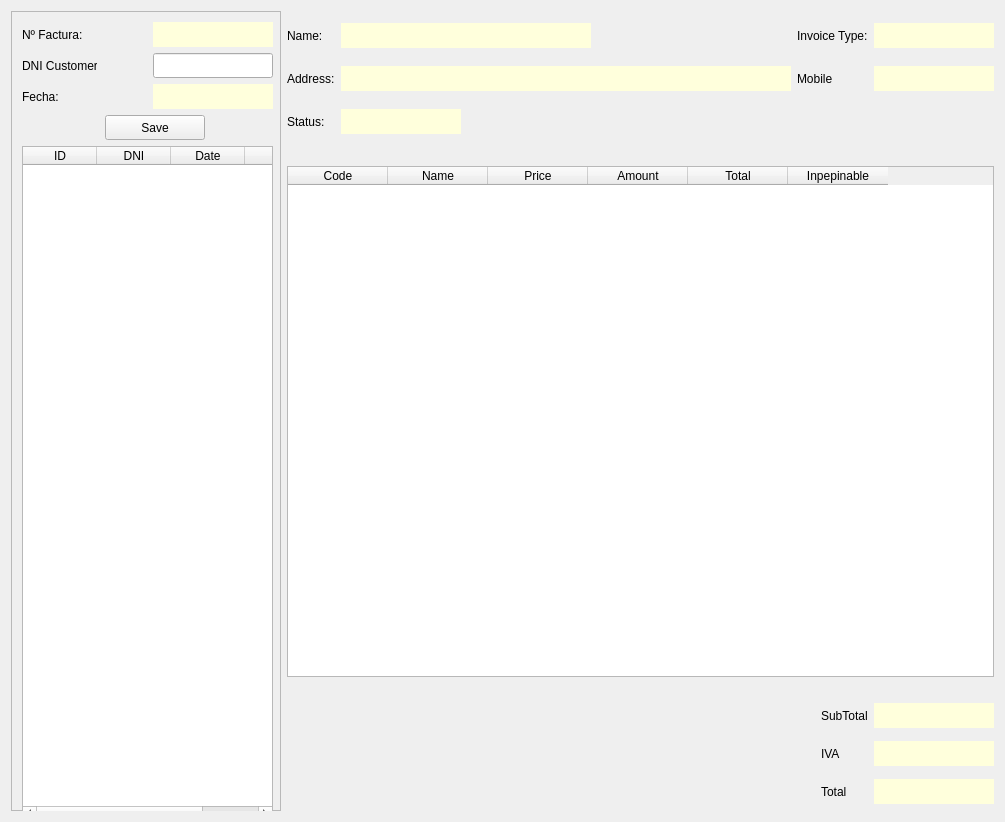
      <widget class="QWidget" name="tab_2">
       <attribute name="title">
        <string>Invoicing</string>
       </attribute>
       <layout class="QGridLayout" name="gridLayout_2">
        <item row="0" column="0" rowspan="3">
         <widget class="QFrame" name="frmFac">
          <property name="minimumSize">
           <size>
            <width>270</width>
            <height>800</height>
           </size>
          </property>
          <property name="maximumSize">
           <size>
            <width>270</width>
            <height>16777215</height>
           </size>
          </property>
          <property name="frameShape">
           <enum>QFrame::StyledPanel</enum>
          </property>
          <property name="frameShadow">
           <enum>QFrame::Raised</enum>
          </property>
          <widget class="QWidget" name="layoutWidget">
           <property name="geometry">
            <rect>
             <x>11</x>
             <y>11</y>
             <width>251</width>
             <height>837</height>
            </rect>
           </property>
           <layout class="QGridLayout" name="gridLayout_7">
            <item row="1" column="0" colspan="2">
             <widget class="QLabel" name="label_2">
              <property name="maximumSize">
               <size>
                <width>75</width>
                <height>16777215</height>
               </size>
              </property>
              <property name="text">
               <string>DNI Customer:</string>
              </property>
             </widget>
            </item>
            <item row="4" column="0" colspan="4">
             <widget class="QTableWidget" name="tableInvoiceList">
              <property name="minimumSize">
               <size>
                <width>0</width>
                <height>675</height>
               </size>
              </property>
              <property name="maximumSize">
               <size>
                <width>900</width>
                <height>675</height>
               </size>
              </property>
              <property name="editTriggers">
               <set>QAbstractItemView::NoEditTriggers</set>
              </property>
              <property name="alternatingRowColors">
               <bool>true</bool>
              </property>
              <property name="selectionBehavior">
               <enum>QAbstractItemView::SelectRows</enum>
              </property>
              <attribute name="horizontalHeaderDefaultSectionSize">
               <number>74</number>
              </attribute>
              <attribute name="verticalHeaderVisible">
               <bool>false</bool>
              </attribute>
              <column>
               <property name="text">
                <string>ID</string>
               </property>
              </column>
              <column>
               <property name="text">
                <string>DNI</string>
               </property>
              </column>
              <column>
               <property name="text">
                <string>Date</string>
               </property>
              </column>
              <column>
               <property name="text">
                <string>Del</string>
               </property>
              </column>
             </widget>
            </item>
            <item row="0" column="0" colspan="2">
             <widget class="QLabel" name="label">
              <property name="maximumSize">
               <size>
                <width>75</width>
                <height>16777215</height>
               </size>
              </property>
              <property name="text">
               <string>Nº Factura:</string>
              </property>
             </widget>
            </item>
            <item row="0" column="2" colspan="2">
             <widget class="QLabel" name="lblNumFac">
              <property name="minimumSize">
               <size>
                <width>0</width>
                <height>25</height>
               </size>
              </property>
              <property name="maximumSize">
               <size>
                <width>120</width>
                <height>25</height>
               </size>
              </property>
              <property name="styleSheet">
               <string notr="true">background-color: rgb(255, 255, 220);</string>
              </property>
              <property name="text">
               <string/>
              </property>
              <property name="alignment">
               <set>Qt::AlignCenter</set>
              </property>
             </widget>
            </item>
            <item row="2" column="2" colspan="2">
             <widget class="QLabel" name="lblFechaFac">
              <property name="minimumSize">
               <size>
                <width>120</width>
                <height>25</height>
               </size>
              </property>
              <property name="maximumSize">
               <size>
                <width>120</width>
                <height>25</height>
               </size>
              </property>
              <property name="styleSheet">
               <string notr="true">background-color: rgb(255, 255, 220);</string>
              </property>
              <property name="text">
               <string/>
              </property>
              <property name="alignment">
               <set>Qt::AlignCenter</set>
              </property>
             </widget>
            </item>
            <item row="3" column="1" colspan="2" alignment="Qt::AlignHCenter">
             <widget class="QPushButton" name="btnSaveFac">
              <property name="minimumSize">
               <size>
                <width>100</width>
                <height>25</height>
               </size>
              </property>
              <property name="maximumSize">
               <size>
                <width>100</width>
                <height>25</height>
               </size>
              </property>
              <property name="text">
               <string>Save</string>
              </property>
             </widget>
            </item>
            <item row="2" column="0">
             <widget class="QLabel" name="label_3">
              <property name="maximumSize">
               <size>
                <width>50</width>
                <height>16777215</height>
               </size>
              </property>
              <property name="text">
               <string>Fecha:</string>
              </property>
             </widget>
            </item>
            <item row="1" column="2" colspan="2">
             <widget class="QLineEdit" name="txtDniCustomerFac">
              <property name="minimumSize">
               <size>
                <width>120</width>
                <height>25</height>
               </size>
              </property>
              <property name="maximumSize">
               <size>
                <width>120</width>
                <height>25</height>
               </size>
              </property>
              <property name="text">
               <string/>
              </property>
             </widget>
            </item>
            <item row="3" column="3">
             <widget class="QPushButton" name="btnCleanFac">
              <property name="maximumSize">
               <size>
                <width>30</width>
                <height>30</height>
               </size>
              </property>
              <property name="styleSheet">
               <string notr="true">QPushButton{
    background-color: #e6ecf3;
}
QPushButton:hover{
	background-color: #f4f7fa;
}</string>
              </property>
              <property name="text">
               <string/>
              </property>
              <property name="icon">
               <iconset>
                <normaloff>../img/reload.png</normaloff>../img/reload.png</iconset>
              </property>
              <property name="iconSize">
               <size>
                <width>24</width>
                <height>24</height>
               </size>
              </property>
              <property name="flat">
               <bool>true</bool>
              </property>
             </widget>
            </item>
            <item row="5" column="0">
             <spacer name="verticalSpacer">
              <property name="orientation">
               <enum>Qt::Vertical</enum>
              </property>
              <property name="sizeHint" stdset="0">
               <size>
                <width>20</width>
                <height>40</height>
               </size>
              </property>
             </spacer>
            </item>
           </layout>
          </widget>
         </widget>
        </item>
        <item row="0" column="1">
         <layout class="QGridLayout" name="gridLayout_3">
          <item row="0" column="0">
           <widget class="QLabel" name="label_4">
            <property name="maximumSize">
             <size>
              <width>50</width>
              <height>16777215</height>
             </size>
            </property>
            <property name="text">
             <string>Name:</string>
            </property>
           </widget>
          </item>
          <item row="2" column="1">
           <widget class="QLabel" name="lblStatusInv">
            <property name="minimumSize">
             <size>
              <width>120</width>
              <height>25</height>
             </size>
            </property>
            <property name="maximumSize">
             <size>
              <width>120</width>
              <height>25</height>
             </size>
            </property>
            <property name="styleSheet">
             <string notr="true">background-color: rgb(255, 255, 220);</string>
            </property>
            <property name="text">
             <string/>
            </property>
            <property name="alignment">
             <set>Qt::AlignCenter</set>
            </property>
           </widget>
          </item>
          <item row="0" column="2">
           <widget class="QLabel" name="label_11">
            <property name="maximumSize">
             <size>
              <width>75</width>
              <height>16777215</height>
             </size>
            </property>
            <property name="text">
             <string>Invoice Type:</string>
            </property>
           </widget>
          </item>
          <item row="1" column="2">
           <widget class="QLabel" name="label_10">
            <property name="text">
             <string>Mobile</string>
            </property>
           </widget>
          </item>
          <item row="1" column="0">
           <widget class="QLabel" name="label_9">
            <property name="maximumSize">
             <size>
              <width>50</width>
              <height>16777215</height>
             </size>
            </property>
            <property name="text">
             <string>Address:</string>
            </property>
           </widget>
          </item>
          <item row="0" column="1">
           <widget class="QLabel" name="lblNameInv">
            <property name="minimumSize">
             <size>
              <width>250</width>
              <height>25</height>
             </size>
            </property>
            <property name="maximumSize">
             <size>
              <width>250</width>
              <height>25</height>
             </size>
            </property>
            <property name="styleSheet">
             <string notr="true">background-color: rgb(255, 255, 220);</string>
            </property>
            <property name="text">
             <string/>
            </property>
           </widget>
          </item>
          <item row="0" column="3">
           <widget class="QLabel" name="lblInvoiceTypeInv">
            <property name="minimumSize">
             <size>
              <width>120</width>
              <height>25</height>
             </size>
            </property>
            <property name="maximumSize">
             <size>
              <width>120</width>
              <height>25</height>
             </size>
            </property>
            <property name="styleSheet">
             <string notr="true">background-color: rgb(255, 255, 220);</string>
            </property>
            <property name="text">
             <string/>
            </property>
            <property name="alignment">
             <set>Qt::AlignCenter</set>
            </property>
           </widget>
          </item>
          <item row="2" column="0">
           <widget class="QLabel" name="label_12">
            <property name="maximumSize">
             <size>
              <width>50</width>
              <height>16777215</height>
             </size>
            </property>
            <property name="text">
             <string>Status:</string>
            </property>
           </widget>
          </item>
          <item row="1" column="1">
           <widget class="QLabel" name="lblAddressInv">
            <property name="minimumSize">
             <size>
              <width>450</width>
              <height>25</height>
             </size>
            </property>
            <property name="maximumSize">
             <size>
              <width>450</width>
              <height>25</height>
             </size>
            </property>
            <property name="styleSheet">
             <string notr="true">background-color: rgb(255, 255, 220);</string>
            </property>
            <property name="text">
             <string/>
            </property>
           </widget>
          </item>
          <item row="1" column="3">
           <widget class="QLabel" name="lblMobileInv">
            <property name="minimumSize">
             <size>
              <width>120</width>
              <height>25</height>
             </size>
            </property>
            <property name="maximumSize">
             <size>
              <width>120</width>
              <height>25</height>
             </size>
            </property>
            <property name="styleSheet">
             <string notr="true">background-color: rgb(255, 255, 220);</string>
            </property>
            <property name="text">
             <string/>
            </property>
            <property name="alignment">
             <set>Qt::AlignCenter</set>
            </property>
           </widget>
          </item>
          <item row="2" column="2" alignment="Qt::AlignHCenter">
           <widget class="QPushButton" name="btnSaveSales">
            <property name="maximumSize">
             <size>
              <width>30</width>
              <height>30</height>
             </size>
            </property>
            <property name="styleSheet">
             <string notr="true">QPushButton{
    background-color: #e6ecf3;
}
QPushButton:hover{
	background-color: #f4f7fa;
}</string>
            </property>
            <property name="text">
             <string/>
            </property>
            <property name="icon">
             <iconset>
              <normaloff>../img/tick.png</normaloff>../img/tick.png</iconset>
            </property>
            <property name="iconSize">
             <size>
              <width>24</width>
              <height>24</height>
             </size>
            </property>
            <property name="flat">
             <bool>true</bool>
            </property>
           </widget>
          </item>
         </layout>
        </item>
        <item row="1" column="1">
         <widget class="QTableWidget" name="tableInvoiceProducts">
          <property name="minimumSize">
           <size>
            <width>200</width>
            <height>200</height>
           </size>
          </property>
          <property name="maximumSize">
           <size>
            <width>1200</width>
            <height>511</height>
           </size>
          </property>
          <attribute name="verticalHeaderVisible">
           <bool>false</bool>
          </attribute>
          <column>
           <property name="text">
            <string>Code</string>
           </property>
          </column>
          <column>
           <property name="text">
            <string>Name</string>
           </property>
          </column>
          <column>
           <property name="text">
            <string>Price</string>
           </property>
          </column>
          <column>
           <property name="text">
            <string>Amount</string>
           </property>
          </column>
          <column>
           <property name="text">
            <string>Total</string>
           </property>
          </column>
          <column>
           <property name="text">
            <string>Inpepinable</string>
           </property>
          </column>
         </widget>
        </item>
        <item row="2" column="1">
         <layout class="QGridLayout" name="gridLayout_6">
          <item row="1" column="1">
           <widget class="QLabel" name="label_23">
            <property name="maximumSize">
             <size>
              <width>75</width>
              <height>16777215</height>
             </size>
            </property>
            <property name="text">
             <string>IVA</string>
            </property>
           </widget>
          </item>
          <item row="0" column="2">
           <widget class="QLabel" name="lblSubTotalInv">
            <property name="minimumSize">
             <size>
              <width>0</width>
              <height>25</height>
             </size>
            </property>
            <property name="maximumSize">
             <size>
              <width>120</width>
              <height>25</height>
             </size>
            </property>
            <property name="styleSheet">
             <string notr="true">background-color: rgb(255, 255, 220);</string>
            </property>
            <property name="text">
             <string/>
            </property>
            <property name="alignment">
             <set>Qt::AlignRight|Qt::AlignTrailing|Qt::AlignVCenter</set>
            </property>
           </widget>
          </item>
          <item row="0" column="1">
           <widget class="QLabel" name="label_21">
            <property name="maximumSize">
             <size>
              <width>75</width>
              <height>16777215</height>
             </size>
            </property>
            <property name="text">
             <string>SubTotal</string>
            </property>
           </widget>
          </item>
          <item row="2" column="2">
           <widget class="QLabel" name="lblTotalInv">
            <property name="minimumSize">
             <size>
              <width>120</width>
              <height>25</height>
             </size>
            </property>
            <property name="maximumSize">
             <size>
              <width>120</width>
              <height>25</height>
             </size>
            </property>
            <property name="styleSheet">
             <string notr="true">background-color: rgb(255, 255, 220);</string>
            </property>
            <property name="text">
             <string/>
            </property>
            <property name="alignment">
             <set>Qt::AlignRight|Qt::AlignTrailing|Qt::AlignVCenter</set>
            </property>
           </widget>
          </item>
          <item row="2" column="1">
           <widget class="QLabel" name="label_22">
            <property name="maximumSize">
             <size>
              <width>50</width>
              <height>16777215</height>
             </size>
            </property>
            <property name="text">
             <string>Total</string>
            </property>
           </widget>
          </item>
          <item row="1" column="2">
           <widget class="QLabel" name="lblIVAInv">
            <property name="minimumSize">
             <size>
              <width>0</width>
              <height>25</height>
             </size>
            </property>
            <property name="maximumSize">
             <size>
              <width>120</width>
              <height>25</height>
             </size>
            </property>
            <property name="styleSheet">
             <string notr="true">background-color: rgb(255, 255, 220);</string>
            </property>
            <property name="text">
             <string/>
            </property>
            <property name="alignment">
             <set>Qt::AlignRight|Qt::AlignTrailing|Qt::AlignVCenter</set>
            </property>
           </widget>
          </item>
          <item row="1" column="0">
           <spacer name="horizontalSpacer_3">
            <property name="orientation">
             <enum>Qt::Horizontal</enum>
            </property>
            <property name="sizeHint" stdset="0">
             <size>
              <width>40</width>
              <height>20</height>
             </size>
            </property>
           </spacer>
          </item>
         </layout>
        </item>
       </layout>
      </widget>
